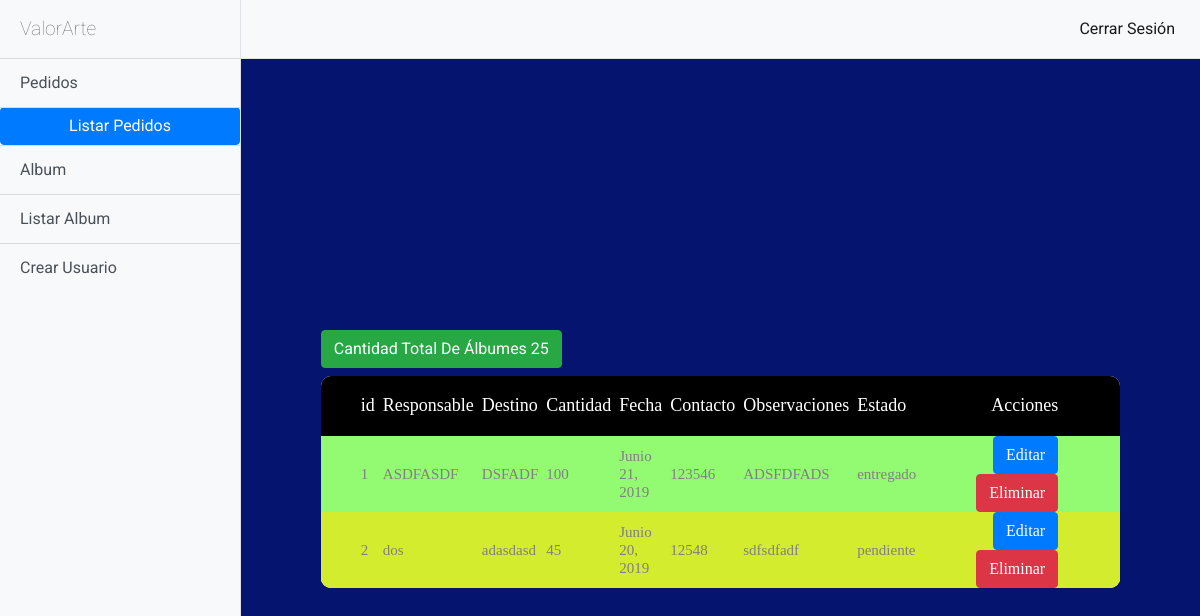
Before: /pedidos/listar (signed in) with the older database file.
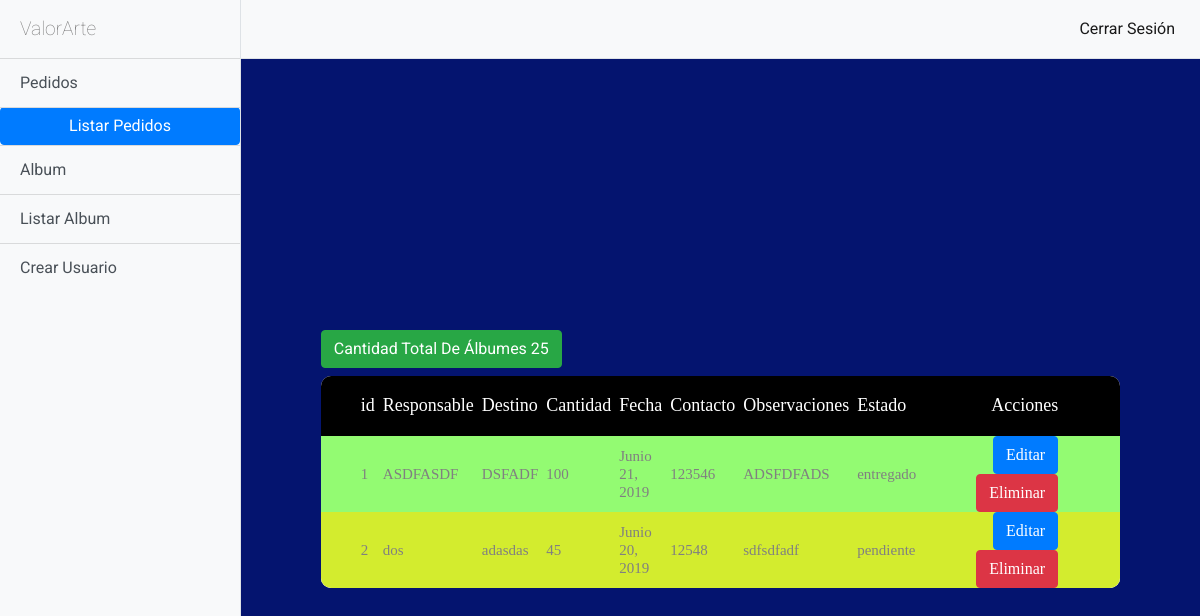
After: the same page with the newer database file.
### pedidos/models.py (models this page shows, shortened)
class Pedido(models.Model):
    responsable = models.CharField(max_length=150)
    destino = models.CharField(max_length=150)
    cantidad = models.IntegerField()
    fecha = models.DateField()
    contacto = models.CharField(max_length=150)
    estado = models.CharField(max_length=250)
    observaciones = models.CharField(max_length=250)

### pedidos/views.py (the view)
class PedidoList(ListView):
    model = Pedido
    template_name = 'pedidos/pedidos_list.html'
    def get_context_data(self, **kwargs):
        context =super(PedidoList, self).get_context_data(**kwargs)
        cantidad = Pedido.objects.all()
        context['cantidad_total']= cantidad
        suma=0
        for i in cantidad:
            if i.estado =="entregado":
                suma = suma+int(i.cantidad)
        context['cantidad_total']= suma
        cantalbum= Album.objects.all()
        context['cantidad_album']=cantalbum
        sumalbum = 0
        for i in cantalbum:
            sumalbum = sumalbum+int(i.cantidad)
        context['cantidad_album']=sumalbum - suma
        return context

### templates/pedidos/pedidos_list.html (shortened to what the changed rows need)
{% extends 'base/base.html' %}
{% block navbar %}
      <div id="page-content-wrapper">
    {% endblock navbar %}
{% block content %}
<div class="limiter">
        <div class="container-table100">
          <div class="wrap-table100">
            <div class="table100">
              <table>
                <thead>
                  <tr class="table100-head">
                        <th class="column1">id</th>
                        <th class="column3">Responsable</th>
                        <th class="column3">Destino</th>
                        <th class="column3">Cantidad</th>
                        <th class="column3">Fecha</th>
                        <th class="column3">Contacto</th>
                        <th class="column3">Observaciones</th>
                        <th class="column6">Estado</th>
                        <th class="column6">Acciones</th>
                </thead>
                <tbody>
                        {% if object_list %}
                        {% for pedido in object_list %}
                        <tr>
                          {% if pedido.estado == "entregado" %}
                          <td class="column1" bgcolor="#93FB72">{{pedido.id}}</td>
                          <td class="column2" bgcolor="#93FB72">{{pedido.responsable}}</td>
                          <td class="column2" bgcolor="#93FB72">{{pedido.destino}}</td>
                          <td class="column2" bgcolor="#93FB72">{{pedido.cantidad}}</td>
                          <td class="column2" bgcolor="#93FB72">{{pedido.fecha}}</td>
                          <td class="column2" bgcolor="#93FB72">{{pedido.contacto}}</td>
                          <td class="column2" bgcolor="#93FB72">{{pedido.observaciones}}</td>
                          <td class="column2" bgcolor="#93FB72">{{pedido.estado}}</td>
                          <td class="column6" bgcolor="#93FB72">
                              <a class="btn btn-primary" href="{%url 'pedidos:pedidos_editar' pedido.id%}">Editar</a>
                              <a class="btn btn-danger" href="{%url 'pedidos:pedidos_eliminar' pedido.id%}">Eliminar</a>
                          </td>
                          {% elif pedido.estado == "pendiente"%}
                          <td class="column1" bgcolor="#D3EC2E">{{pedido.id}}</td>
                          <td class="column2" bgcolor="#D3EC2E">{{pedido.responsable}}</td>
                          <td class="column2" bgcolor="#D3EC2E">{{pedido.destino}}</td>
                          <td class="column2" bgcolor="#D3EC2E">{{pedido.cantidad}}</td>
                          <td class="column2" bgcolor="#D3EC2E">{{pedido.fecha}}</td>
                          <td class="column2" bgcolor="#D3EC2E">{{pedido.contacto}}</td>
                          <td class="column2" bgcolor="#D3EC2E">{{pedido.observaciones}}</td>
                          <td class="column2" bgcolor="#D3EC2E">{{pedido.estado}}</td>
                          <td class="column6" bgcolor="#D3EC2E">
                              <a class="btn btn-primary" href="{%url 'pedidos:pedidos_editar' pedido.id%}">Editar</a>
                              <a class="btn btn-danger" href="{%url 'pedidos:pedidos_eliminar' pedido.id%}">Eliminar</a>
                          </td>
                          {% endif %}
                        </tr>
                        {% endfor %}
                        {% else %}
                        <h1>no existen registros</h1>
                    {% endif %}
                    {% if cantidad_album > 0 %}
                    <h1 class="btn btn-success">Cantidad Total De Álbumes {{cantidad_album}}</h1>
                    {% else %}
                    <h1 class="btn btn-danger">Cantidad Total De Álbumes {{cantidad_album}}</h1>
                    {% endif %}
                </tbody>
              </table>
            </div>
          </div>
        </div>
      </div>
{% endblock content %}

Changed rows visible on the page:
changed Pedido "dos": destino "adasdasd" → "adasdas"
